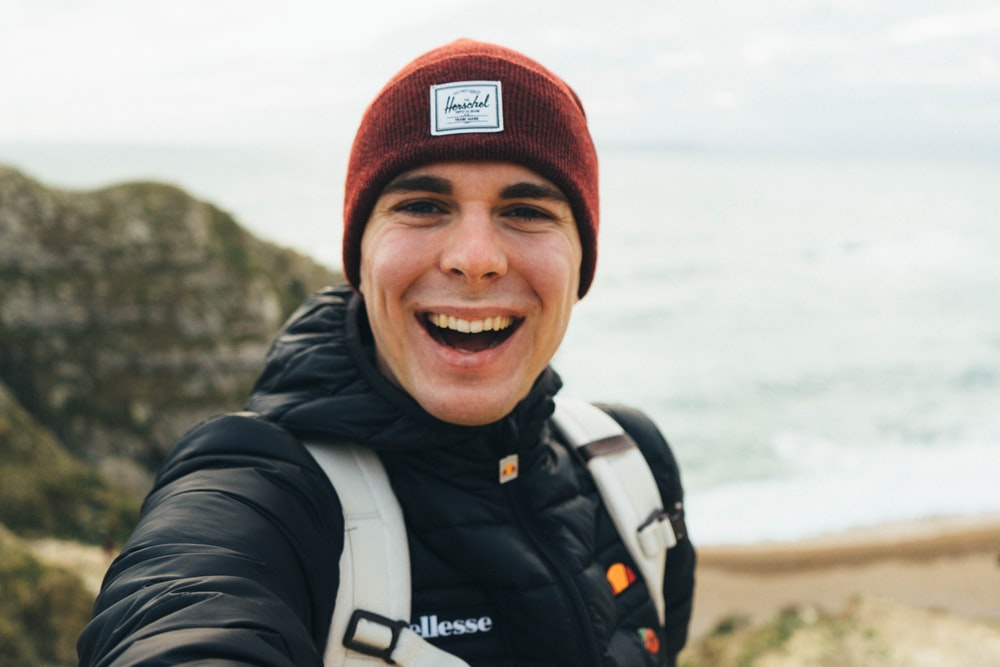
#> input picture test.jpg, 1000 x 667 px
$ python addnoise.py
#> lines starting #> are read from the running program, lines starting #| are printed output that depends on the picture

from PIL import Image
import numpy as np
import utils
import cv2

img = np.array((Image.open('test.jpg')))
#> img is the input picture: shape (667, 1000, 3); mean R, G, B 159.6, 156.6, 149.5

img = cv2.cvtColor(img, cv2.COLOR_RGB2GRAY)[:, :, np.newaxis]
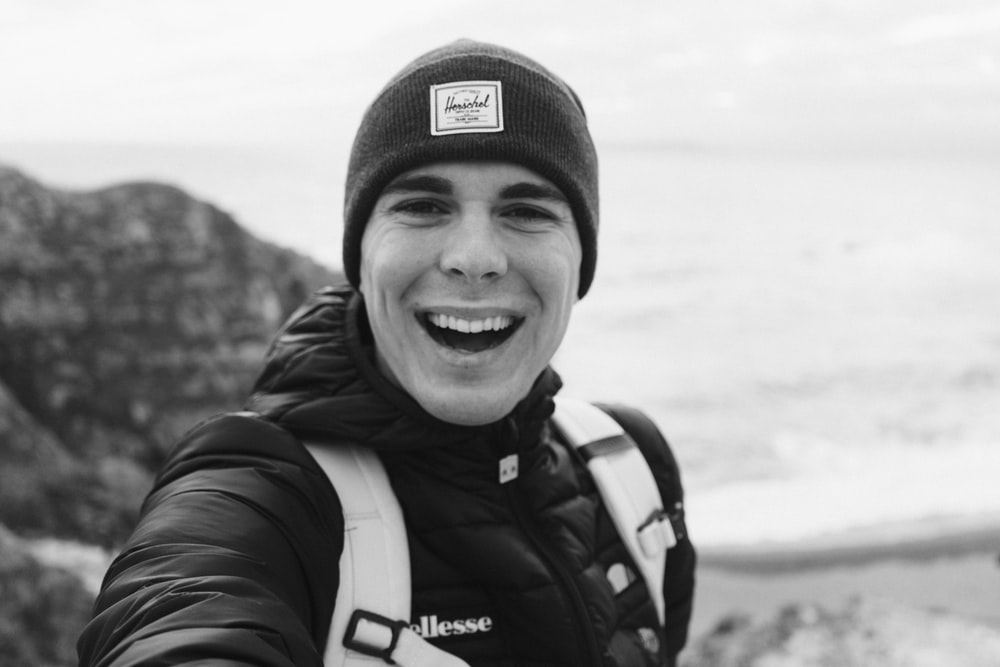
#> img: shape (667, 1000, 1); min 9, max 250, mean 156.7
h, w, c = img.shape
#> h = 667; w = 1000; c = 1

img_tmp = img.copy()

noise_g = np.random.normal(0, 80, (h, w, c))
noise_p = np.random.poisson(30, (h, w, c))

size = h * w * c
#> size = 667000
all_coords = [i for i in range(size)]
samples_0 = np.random.choice(all_coords, int(size * 0.1))
samples_1 = np.random.choice(all_coords, int(size * 0.1))

noisy_img = (noise_g + img_tmp + noise_p ).clip(0, 255).reshape(-1)
noisy_img[samples_0] = 0
noisy_img[samples_1] = 255

noisy_img = noisy_img.reshape((h, w, c))
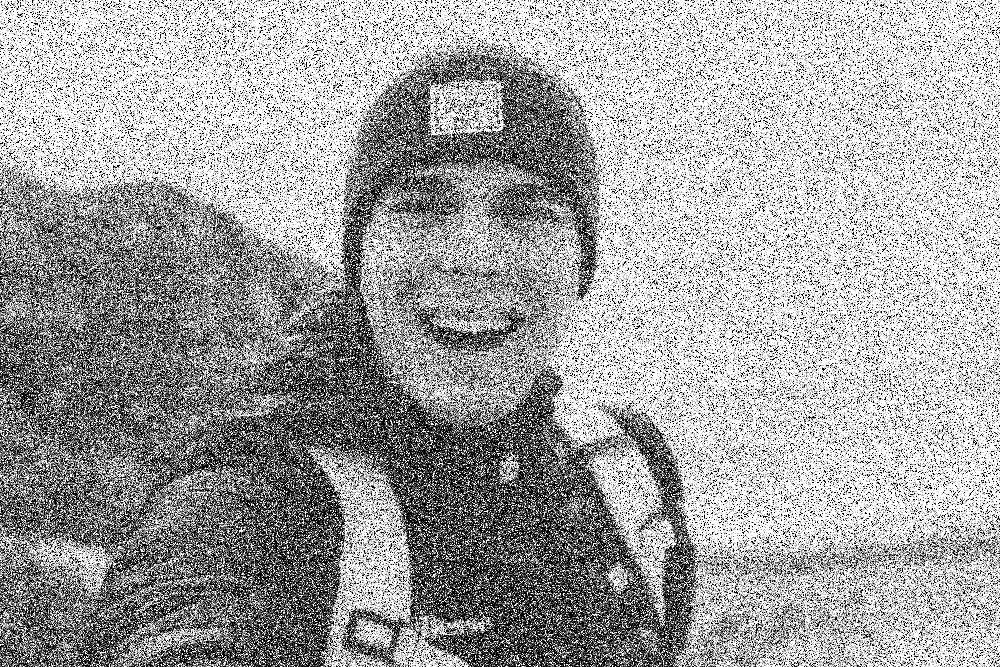
#> noisy_img: shape (667, 1000, 1) float64; min 0, max 255, mean 163.3


noisy_img = noisy_img.astype(np.uint8)


# print(utils.psnr(noisy_img, img))

# noisy_img = (noisy_img * 255.0).astype(np.uint8)
noisy_img = np.repeat(noisy_img, 3, axis=2)
#> noisy_img: shape (667, 1000, 3)
Image.fromarray(noisy_img).save('noisy.jpg')
